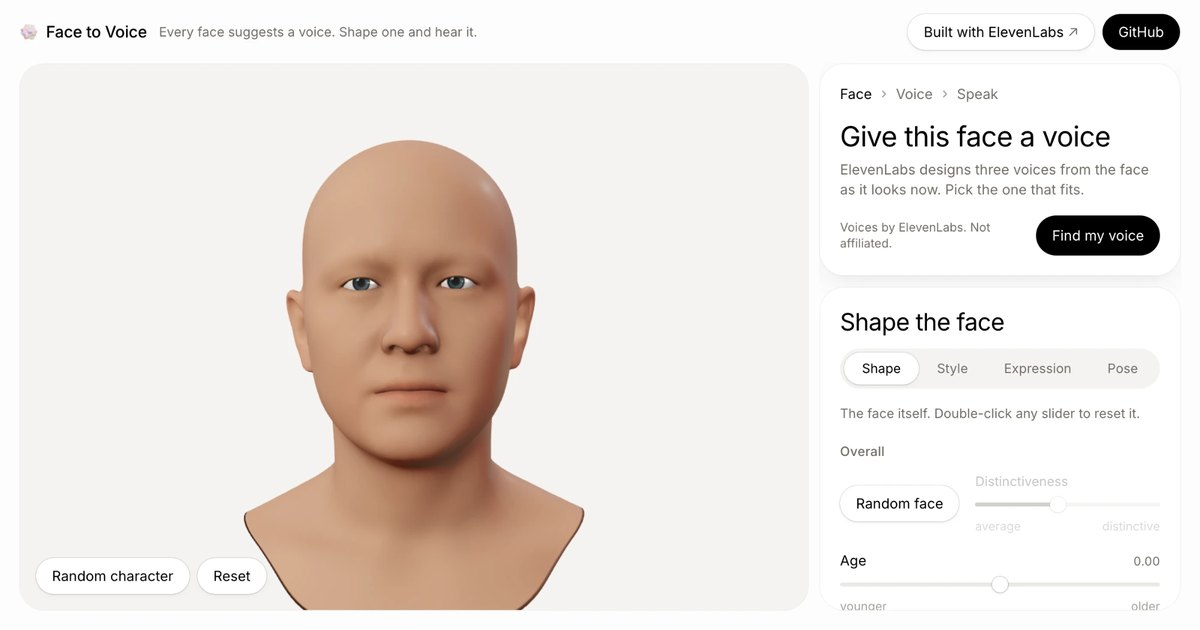
#> input picture web/src/app/twitter-image.jpg, 1200 x 630 px
$ python findcrop.py ../../web/src/app/twitter-image.jpg 1.0 1.0
#> lines starting #> are read from the running program, lines starting #| are printed output that depends on the picture; after the words box and inside, x2 and y2 are one past the last pixel; in counts of white or black regions, pixels touching at a corner belong together
# /// script
# requires-python = ">=3.11"
# dependencies = ["numpy", "pillow", "scipy"]
# ///
"""Finds the lips in a screenshot of the canvas and prints the mouth crop as JSON (CSS px, relative to the canvas):
the widest flat red blob (lips are redder than skin, g/r ≈ 0.6 vs 0.74) in the middle of the frame.

  uv run findcrop.py canvas.png <css width>
"""

import json
import sys

import numpy as np
from PIL import Image
from scipy import ndimage

img = Image.open(sys.argv[1]).convert("RGB")
#> img is the input picture: PIL image 1200x630 RGB; mean R, G, B 235.3, 228.7, 224
css_w = float(sys.argv[2])
# lips vs skin: g/r ≈ 0.6 vs 0.74 in page grabs; a screen capture (display colour profile) is more saturated, so it
# passes a stricter ratio as the third argument (room.py: 0.6)
RATIO = float(sys.argv[3]) if len(sys.argv) > 3 else 0.65
a = np.asarray(img).astype(np.int16)
H, W, _ = a.shape
#> H = 630; W = 1200
r, g = a[..., 0], a[..., 1]
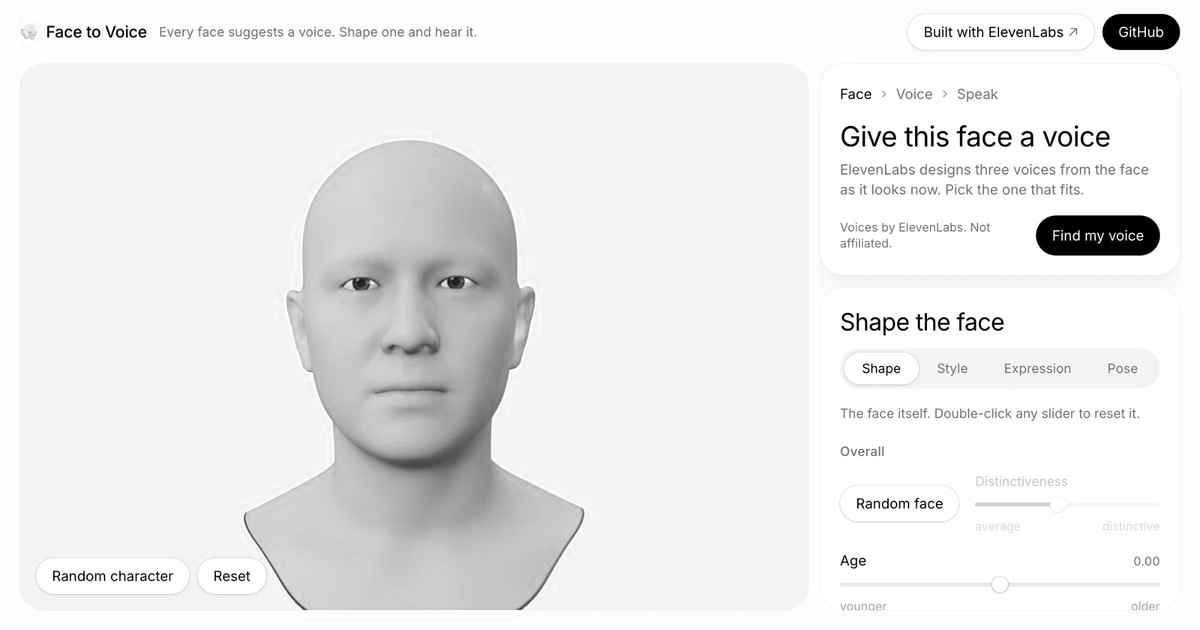
#> r: shape (630, 1200) int16; min 0, max 255, mean 235.3
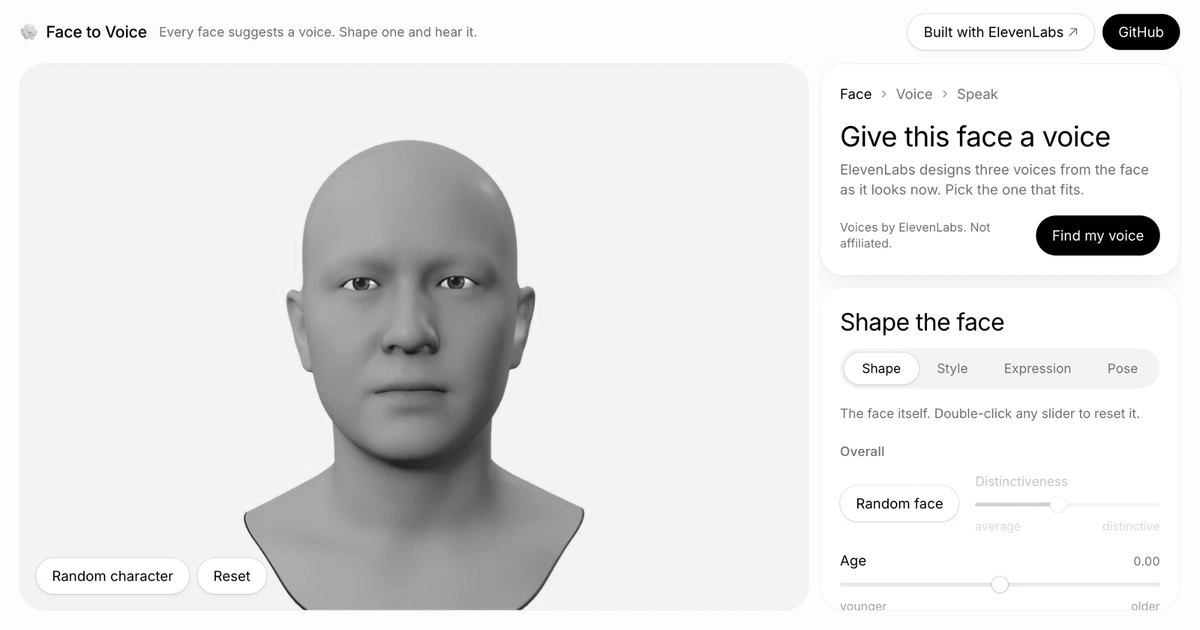
#> g: shape (630, 1200) int16; min 0, max 255, mean 228.7
m = (r > 90) & (g < RATIO * r) & (r - g > 45)
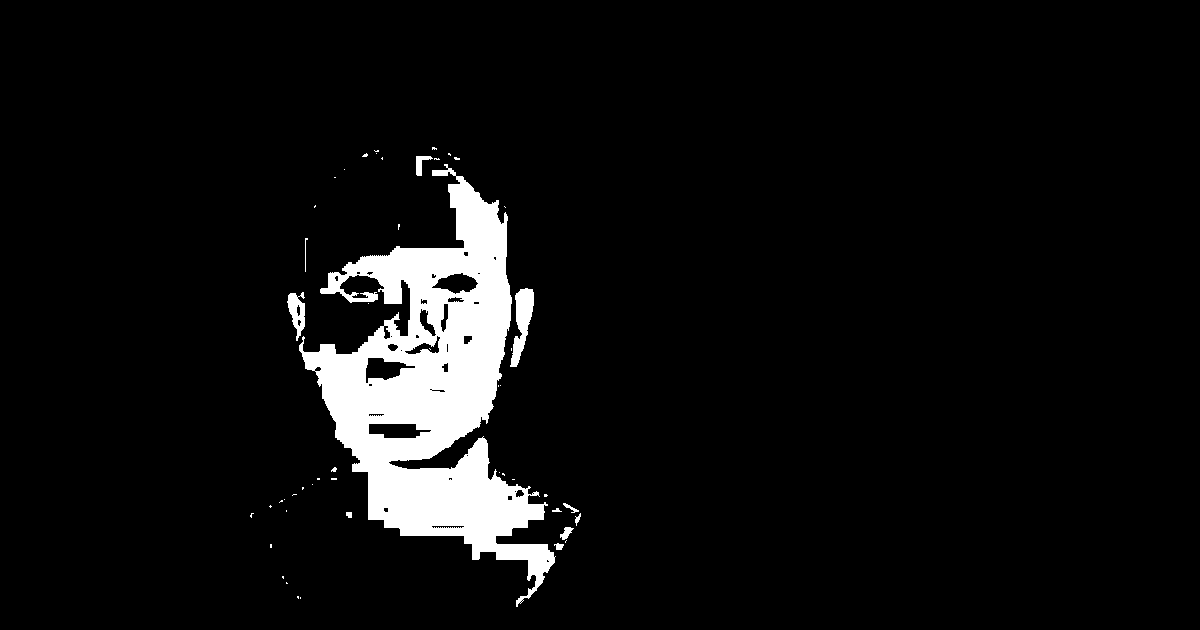
#> m: shape (630, 1200) bool; 6.1% white; 50 white regions (38 under 20 px), largest, box (x1, y1, x2, y2) and area: (299, 164, 556, 607) 43912, (510, 288, 534, 367) 970, (287, 292, 305, 341) 485
m[: int(H * 0.4)] = False
m[int(H * 0.85) :] = False
m[:, : int(W * 0.3)] = False
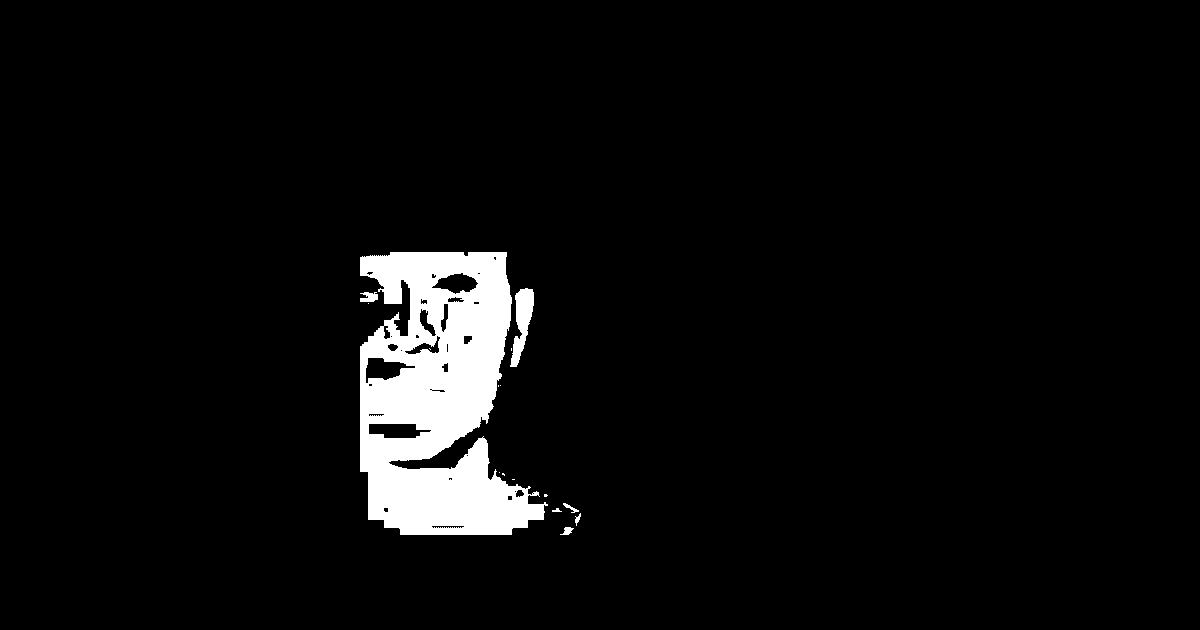
#> m: shape (630, 1200) bool; 4.7% white; 16 white regions (9 under 20 px), largest, box (x1, y1, x2, y2) and area: (360, 252, 548, 535) 33922, (510, 288, 534, 367) 970, (360, 292, 378, 302) 135
m[:, int(W * 0.7) :] = False
lab, n = ndimage.label(ndimage.binary_closing(m, iterations=3))
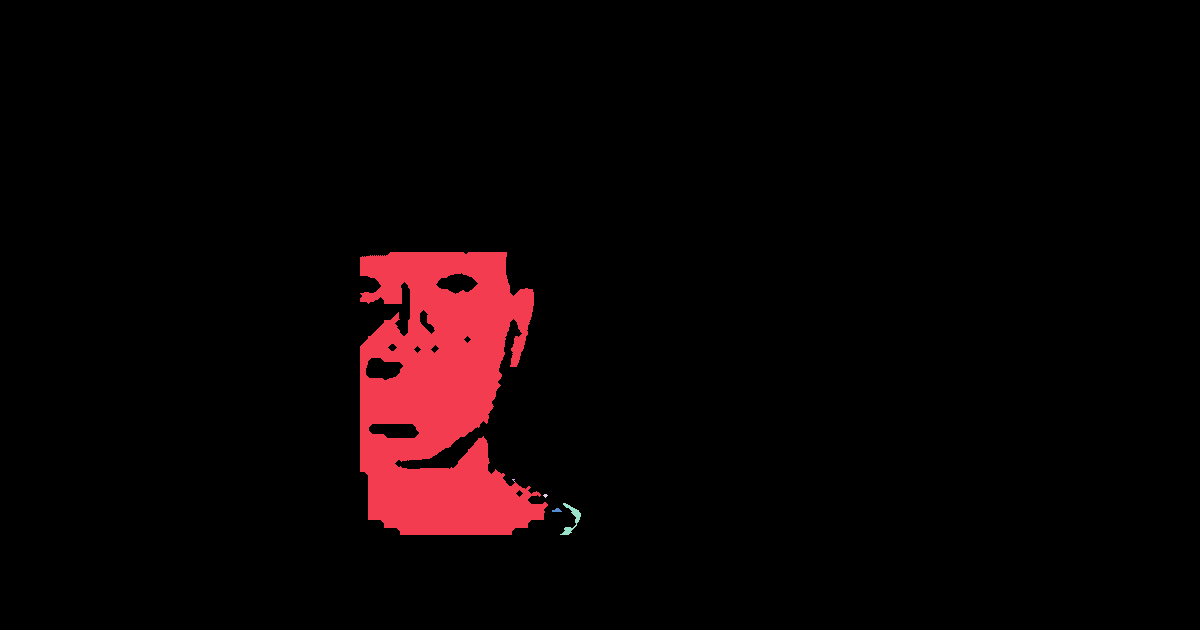
#> lab: shape (630, 1200) int32; 7 distinct labels, from 0 to 6; one colour per label, 0 black
#> n = 6
best, score = None, 0
for i, sl in enumerate(ndimage.find_objects(lab), start=1):
    h, w = sl[0].stop - sl[0].start, sl[1].stop - sl[1].start
    area = int((lab[sl] == i).sum())
    if w < W * 0.04 or w < 2 * h:  # lips: wide and flat
        continue
    if area * w > score:
        best, score = sl, area * w
#> this loop made 6 passes
#> (h, w, area) on passes 1, 5, 6: (283, 188, 36426), (32, 21, 191), (4, 10, 27)
#> after the loop, score = 0
if best is None:
    print("null")
    sys.exit(0)
#> (the program exits here)
